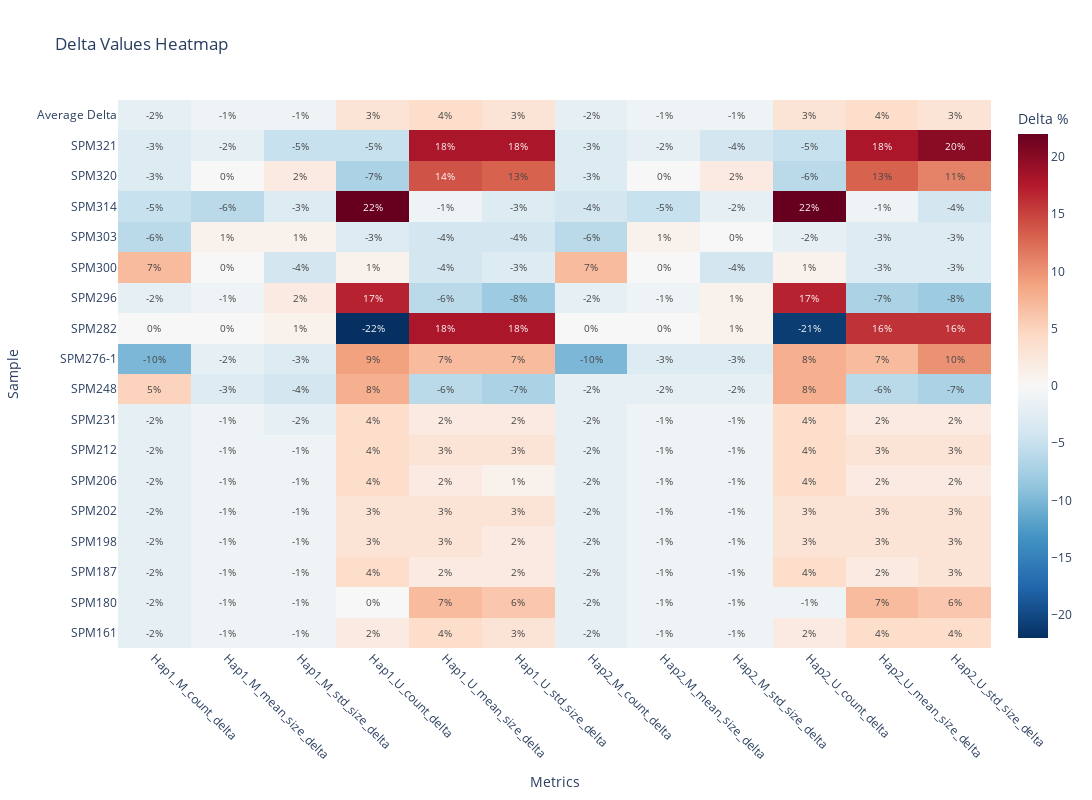

Notebook cell for this chart:
### Markdown cell above
#### QC VS No-QC CpG data
The script below generates a heat map comparing the segmentation region summary data (counts and sizes).
- The percentage values are the % difference between the original data and the QC data.

Observations:
SPM282 appears to have been affected by the QC the most,w ehreby the unmethylated region count decreased by ~22%, and the sizes of tehse regions increase by 20%

### Code cell
#!/usr/bin/env python3
"""
Generate heatmap visualization from delta values
Usage: python generate_heatmap.py
"""
import plotly.graph_objects as go
import pandas as pd

# Create the data
data = {
    'sample': ['SPM161', 'SPM180', 'SPM187', 'SPM198', 'SPM202', 'SPM206', 'SPM212', 
               'SPM231', 'SPM248', 'SPM276-1', 'SPM282', 'SPM296', 'SPM300', 'SPM303', 
               'SPM314', 'SPM320', 'SPM321', 'Average Delta'],
    'Hap1_M_count_delta': [-2, -2, -2, -2, -2, -2, -2, -2, 5, -10, 0, -2, 7, -6, -5, -3, -3, -2],
    'Hap1_M_mean_size_delta': [-1, -1, -1, -1, -1, -1, -1, -1, -3, -2, 0, -1, 0, 1, -6, 0, -2, -1],
    'Hap1_M_std_size_delta': [-1, -1, -1, -1, -1, -1, -1, -2, -4, -3, 1, 2, -4, 1, -3, 2, -5, -1],
    'Hap1_U_count_delta': [2, 0, 4, 3, 3, 4, 4, 4, 8, 9, -22, 17, 1, -3, 22, -7, -5, 3],
    'Hap1_U_mean_size_delta': [4, 7, 2, 3, 3, 2, 3, 2, -6, 7, 18, -6, -4, -4, -1, 14, 18, 4],
    'Hap1_U_std_size_delta': [3, 6, 2, 2, 3, 1, 3, 2, -7, 7, 18, -8, -3, -4, -3, 13, 18, 3],
    'Hap2_M_count_delta': [-2, -2, -2, -2, -2, -2, -2, -2, -2, -10, 0, -2, 7, -6, -4, -3, -3, -2],
    'Hap2_M_mean_size_delta': [-1, -1, -1, -1, -1, -1, -1, -1, -2, -3, 0, -1, 0, 1, -5, 0, -2, -1],
    'Hap2_M_std_size_delta': [-1, -1, -1, -1, -1, -1, -1, -1, -2, -3, 1, 1, -4, 0, -2, 2, -4, -1],
    'Hap2_U_count_delta': [2, -1, 4, 3, 3, 4, 4, 4, 8, 8, -21, 17, 1, -2, 22, -6, -5, 3],
    'Hap2_U_mean_size_delta': [4, 7, 2, 3, 3, 2, 3, 2, -6, 7, 16, -7, -3, -3, -1, 13, 18, 4],
    'Hap2_U_std_size_delta': [4, 6, 3, 3, 3, 2, 3, 2, -7, 10, 16, -8, -3, -3, -4, 11, 20, 3]
}

# Convert to DataFrame
df = pd.DataFrame(data)

# Create heatmap
fig = go.Figure(data=go.Heatmap(
    z=df.iloc[:, 1:].values,
    x=df.columns[1:],
    y=df['sample'],
    text=df.iloc[:, 1:].values,
    texttemplate='%{text}%',
    textfont={"size": 10},
    colorscale='RdBu_r',
    zmid=0,
    colorbar_title="Delta %"
))

# Update layout
fig.update_layout(
    title='Delta Values Heatmap',
    xaxis_title="Metrics",
    yaxis_title="Sample",
    width=1200,
    height=800,
    xaxis={'tickangle': 45}
)

# Save as HTML file (interactive)
fig.write_html("heatmap.html")

# Show plot in notebook
fig.show()

### Figure 1 — Plotly figure (JSON) as saved in the notebook; plotly's stock layout.template omitted (floating-point values rounded to 4 significant figures; data arrays with more than 128 entries replaced by an {"elided": "..."} marker saying what was removed)
{"data": [{"colorbar": {"title": {"text": "Delta %"}}, "colorscale": [[0, "rgb(5,48,97)"], [0.1, "rgb(33,102,172)"], [0.2, "rgb(67,147,195)"], [0.3, "rgb(146,197,222)"], [0.4, "rgb(209,229,240)"], [0.5, "rgb(247,247,247)"], [0.6, "rgb(253,219,199)"], [0.7, "rgb(244,165,130)"], [0.8, "rgb(214,96,77)"], [0.9, "rgb(178,24,43)"], [1, "rgb(103,0,31)"]], "text": {"elided": "18x12 int values"}, "textfont": {"size": 10}, "texttemplate": "%{text}%", "type": "heatmap", "x": ["Hap1_M_count_delta", "Hap1_M_mean_size_delta", "Hap1_M_std_size_delta", "Hap1_U_count_delta", "Hap1_U_mean_size_delta", "Hap1_U_std_size_delta", "Hap2_M_count_delta", "Hap2_M_mean_size_delta", "Hap2_M_std_size_delta", "Hap2_U_count_delta", "Hap2_U_mean_size_delta", "Hap2_U_std_size_delta"], "y": ["SPM161", "SPM180", "SPM187", "SPM198", "SPM202", "SPM206", "SPM212", "SPM231", "SPM248", "SPM276-1", "SPM282", "SPM296", "SPM300", "SPM303", "SPM314", "SPM320", "SPM321", "Average Delta"], "z": {"elided": "18x12 int values"}, "zmid": 0}], "layout": {"height": 800, "title": {"text": "Delta Values Heatmap"}, "width": 1200, "xaxis": {"tickangle": 45, "title": {"text": "Metrics"}}, "yaxis": {"title": {"text": "Sample"}}}}
